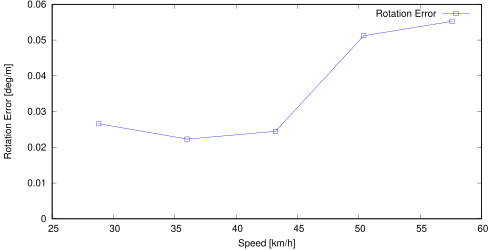

Write the gnuplot code that produced this figure.
set term postscript eps enhanced color
set output "09_avg_rs.eps"
set size ratio 0.5
set yrange [0:*]
set xlabel "Speed [km/h]"
set ylabel "Rotation Error [deg/m]"
plot "09_avg_rs.txt" using ($1*3.6):($2*57.3) title 'Rotation Error' lc rgb "#0000FF" pt 4 w linespoints
